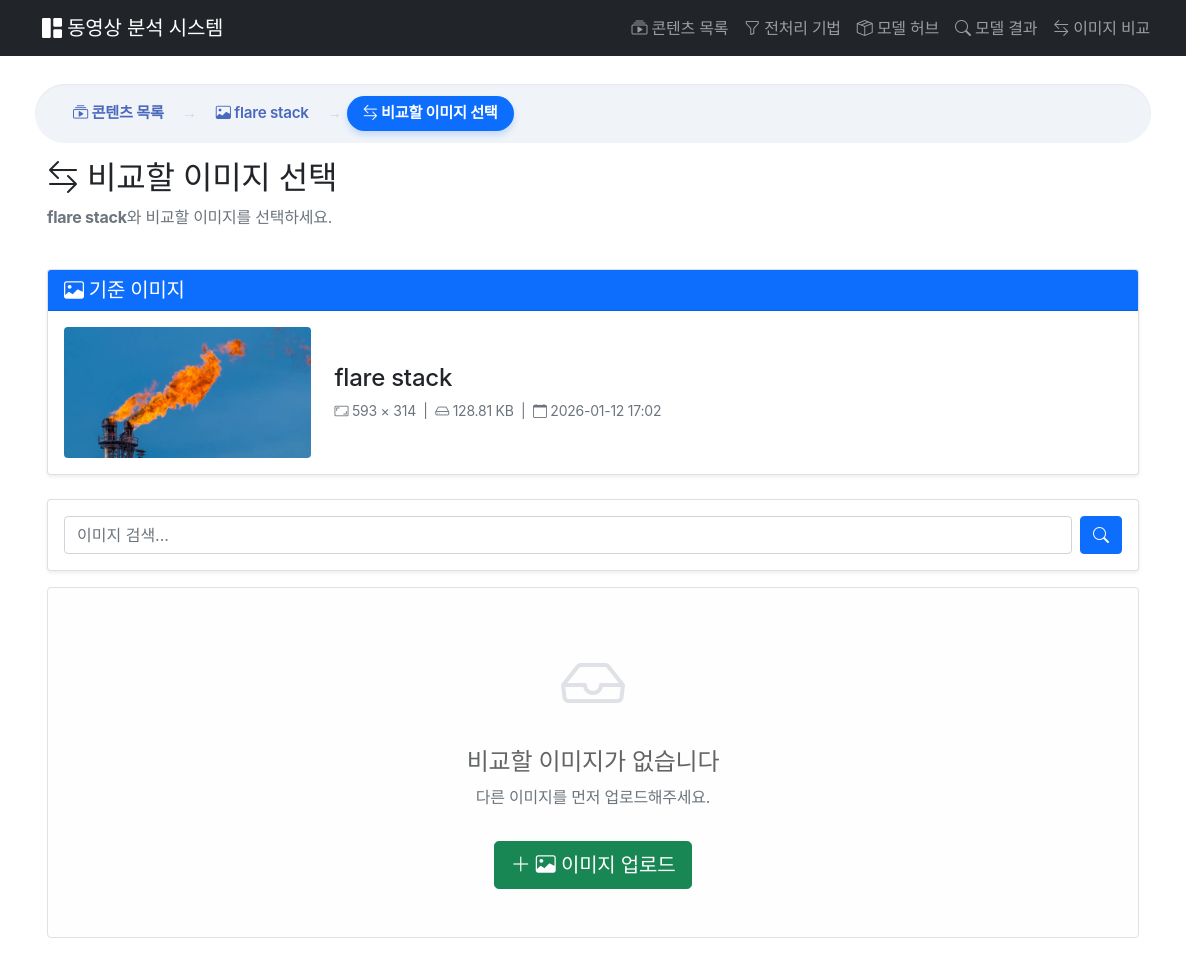
Page /image_compare/select/2/ on the earlier database version.
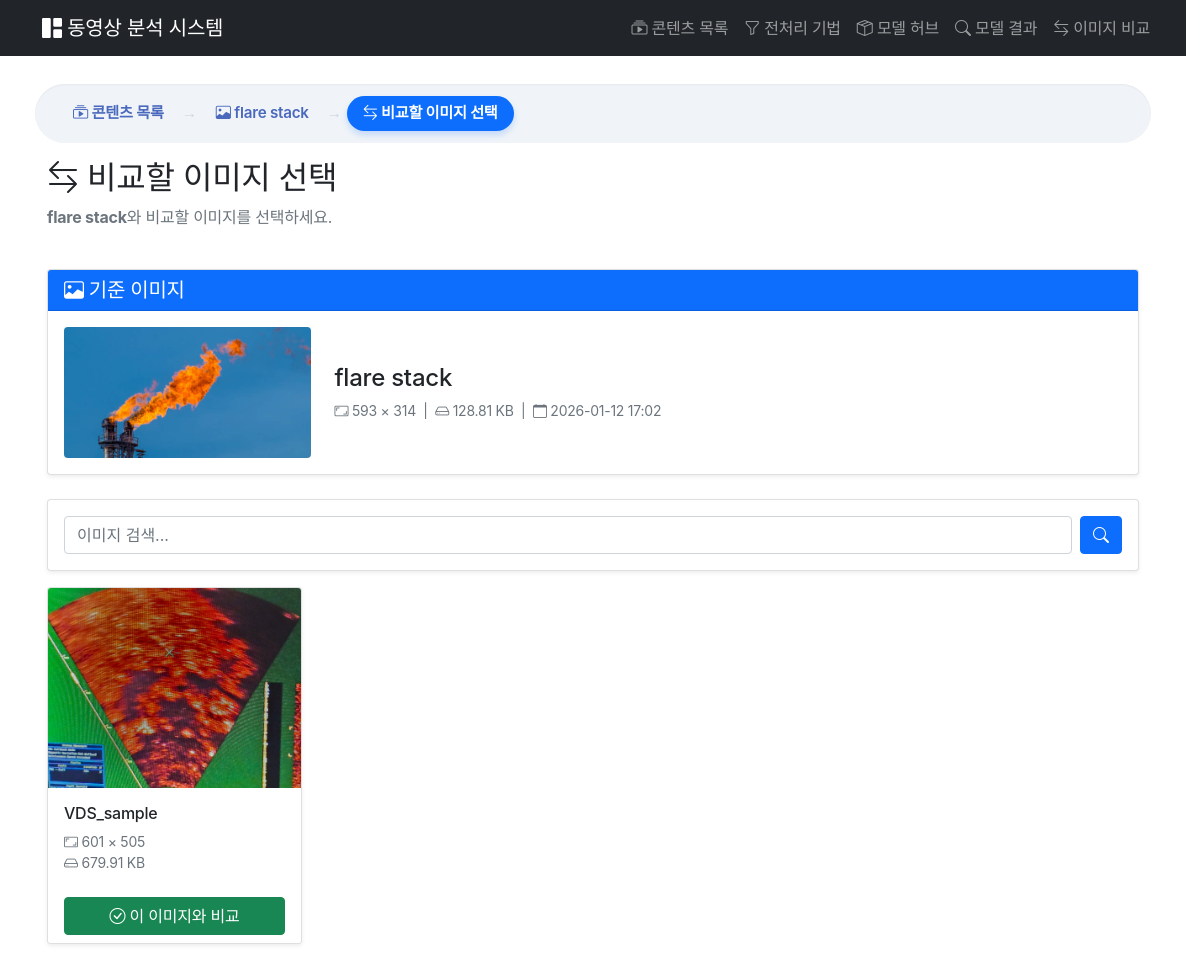
Same page on the later database version.
### contents/models.py (models this page shows, shortened)
class Image(models.Model):
    title = models.CharField(max_length=200, verbose_name="제목")
    description = models.TextField(blank=True, verbose_name="설명")
    file = models.ImageField(upload_to=image_upload_path, verbose_name="이미지 파일")
    file_size = models.BigIntegerField(default=0, verbose_name="파일 크기")
    width = models.IntegerField(default=0, verbose_name="너비")
    height = models.IntegerField(default=0, verbose_name="높이")
    uploaded_at = models.DateTimeField(auto_now_add=True, verbose_name="업로드 시간")
    class Meta:
        verbose_name = "이미지"
        verbose_name_plural = "이미지들"
        ordering = ['-uploaded_at']
    def get_file_size_display(self):
        size = self.file_size
        for unit in ["B", "KB", "MB", "GB"]:
            if size < 1024.0:
                return f"{size:.2f} {unit}"
            size /= 1024.0
        return f"{size:.2f} TB"
    def get_resolution_display(self):
        if self.width and self.height:
            return f"{self.width} × {self.height}"
        return "-"

### image_compare/views.py (the view)
class SelectSecondImageView(ListView):
    model = Image
    template_name = 'image_compare/select_second_image.html'
    context_object_name = 'images'
    paginate_by = 12
    def get_queryset(self):
        first_image_id = self.kwargs.get('first_image_id')
        queryset = Image.objects.exclude(id=first_image_id).order_by('-uploaded_at')
        search = self.request.GET.get('search', '')
        if search:
            queryset = queryset.filter(
                Q(title__icontains=search) | Q(description__icontains=search)
            )
        return queryset
    def get_context_data(self, **kwargs):
        context = super().get_context_data(**kwargs)
        first_image_id = self.kwargs.get('first_image_id')
        context['first_image'] = get_object_or_404(Image, id=first_image_id)
        context['search'] = self.request.GET.get('search', '')
        return context

### image_compare/templates/image_compare/select_second_image.html (shortened to what the changed rows need)
{% extends 'contents/base.html' %}
{% block content %}
<div class="container-fluid">
    <div class="row mb-4">
        <div class="col-12">
            <h2><i class="bi bi-arrow-left-right"></i> 비교할 이미지 선택</h2>
        </div>
    </div>
    {% if images %}
    <div class="row row-cols-1 row-cols-md-3 row-cols-lg-4 g-4">
        {% for image in images %}
        <div class="col">
            <div class="card h-100 shadow-sm hover-card">
                <div class="position-relative" style="height: 200px; overflow: hidden;">
                    <img src="{{ image.file.url }}" class="card-img-top h-100 w-100"
                         style="object-fit: cover;" alt="{{ image.title }}">
                </div>
                <div class="card-body">
                    <h6 class="card-title text-truncate" title="{{ image.title }}">
                        {{ image.title }}
                    </h6>
                    <p class="card-text small text-muted">
                        <i class="bi bi-aspect-ratio"></i> {{ image.get_resolution_display }}
                        <br><i class="bi bi-hdd"></i> {{ image.get_file_size_display }}
                    </p>
                </div>
                <div class="card-footer bg-white border-0">
                    <a href="{% url 'image_compare:comparison_config' first_image.pk image.pk %}"
                    class="btn btn-success w-100">
                        <i class="bi bi-check-circle"></i> 이 이미지와 비교
                    </a>
                </div>
            </div>
        </div>
        {% endfor %}
    </div>
    {% else %}
    <div class="alert alert-light border text-center py-5">
        <i class="bi bi-inbox" style="font-size: 4rem; color: #dee2e6;"></i>
        <h4 class="mt-3">비교할 이미지가 없습니다</h4>
        <p class="text-muted">
            {% if search %}
                검색 결과가 없습니다. 다른 검색어로 시도해보세요.
            {% else %}
                다른 이미지를 먼저 업로드해주세요.
            {% endif %}
        </p>
        {% if not search %}
        <a href="{% url 'upload_content' %}?type=image" class="btn btn-success btn-lg mt-3">
            <i class="bi bi-plus-lg"></i> <i class="bi bi-image"></i> 이미지 업로드
        </a>
        {% endif %}
    </div>
    {% endif %}
</div>
{% endblock %}

Differences in the rows shown:
added Image: file (picture), title "VDS_sample", resolution "601 × 505", file_size "679.91 KB"
Other differences:
text no longer shown: "비교할 이미지가 없습니다 다른 이미지를 먼저 업로드해주세요. 이미지 업로드"
